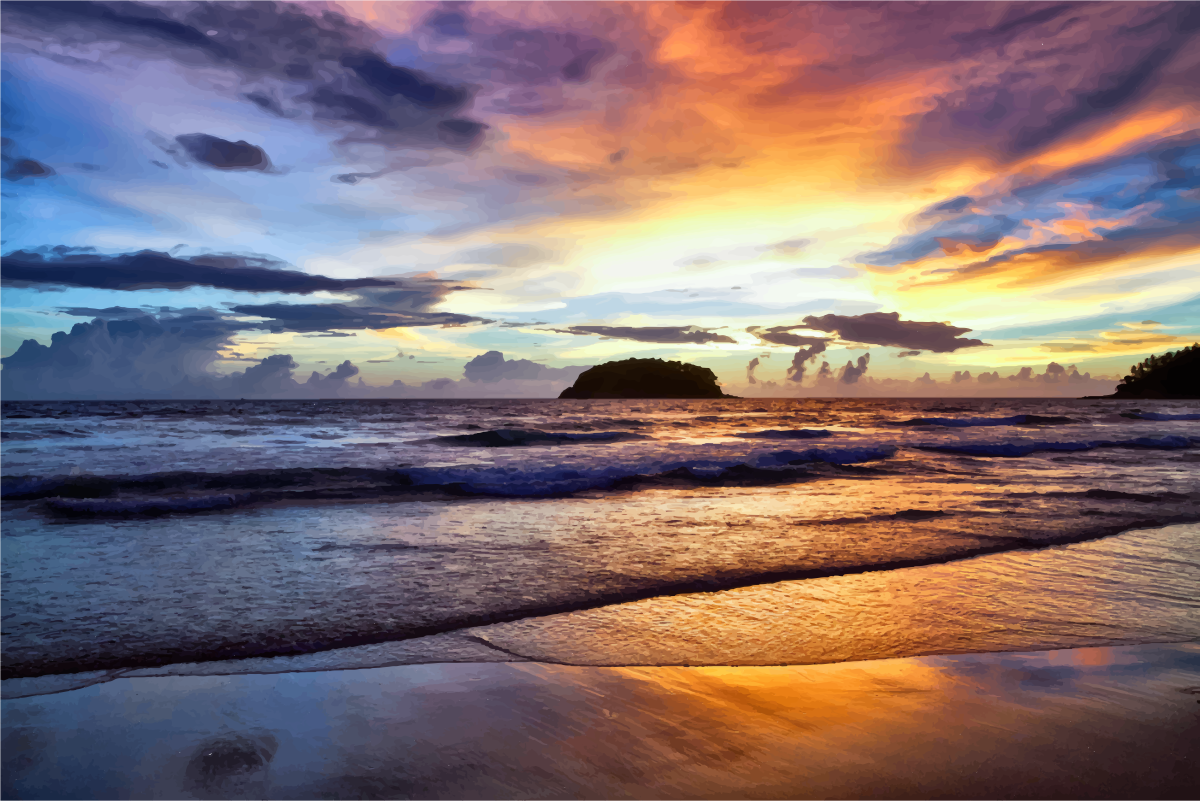
#> input picture Python/Image Processing/Images/Beach-Sunset.png, 2399 x 1601 px (shown at 1/2 size)
$ jupyter execute --allow-errors 'Image Processing.ipynb'
#> lines starting #> are read from the running program, lines starting #| are printed output that depends on the picture
# Image Processing

## Demo Instructions:
1. Read in a color image in a standard format (e.g. jpg, png, etc) into an array (likely an X x Y x 3 array)
2. Plot the original image from the array format data.
3. For a portion of the image, show the array values and the associated clip of the image.
4. Display the color histograms for each of the 3 colors in the image, and display a summary bar plot showing the relative amounts of Red, Green, and Blue (or whatever 3 color palette is used).
5. Pick 3 images that, in a natural way, vary in the amount of red, green, and blue and plot the relative amounts of each color for each (e.g. a rose, a tree, a beach scene with lots of sky)

# Solutions:
## 1. Read in a color image in a standard format into an array

This code will read an image of a sunset into an array. When it’s read in as an array in Python, the shape of the array is an X by Y by 4 array. The 4th part of the array dictates the transparency of the different parts of the image, which explains why there are ones and various other values in the fourth column of the array.

** If PIL is not installed in your computer, do the following:**
1. Go to Anaconda prompt and type **conda install pillow**. Press Y when prompted Proceed ([Y]/N)?

2. Go to ...\Anaconda3\Lib\site-packages\PIL and open Image.py

3. Change

    *if PILLOW_VERSION != getattr(core, 'PILLOW_VERSION', None): raise ImportError("The _imaging extension was built for another " " version of Pillow or PIL")*

 to

    *if core.PILLOW_VERSION != getattr(core, 'PILLOW_VERSION', None): raise ImportError("The _imaging extension was built for another " " version of Pillow or PIL")*
4. Save Image.py

[cell 1]
import matplotlib.pyplot as plt
import matplotlib.image as mpimg
import numpy as np
from PIL import Image

#Reads the image of a sunset into an array
img = mpimg.imread('Images/Beach-Sunset.png')
#> img is the input picture: shape (1601, 2399, 4) float32; mean R, G, B, A 0.51, 0.434, 0.443, 0.999
print(img)
#> (printed output is left out)

#Plots the image from the array data
imgplot = plt.imshow(img)

#Prints the shape of the image array
print()
print("Shape of the image array")
print(img.shape)
#| (1601, 2399, 4)

## 2. Plot the original image from the array formatted data

[cell 2]
#Plots the image from the array data
imgplot = plt.imshow(img)
plt.show()

## 3. For a portion of the image, show the array values and the associated clip of the image.

[cell 3]
#Portion of the image
#X-range on the right and y-range on the left
cropped_img = img[1380:1400, 1940:1960]
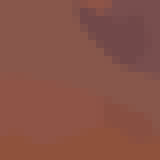
#> cropped_img: shape (20, 20, 4) float32 (shown 8 times larger); mean R, G, B, A 0.53, 0.325, 0.28, 1; transparent parts drawn white
print(cropped_img)
#> (printed output is left out)

#Plot the cropped image
cropped_img_plot = plt.imshow(cropped_img)
plt.show()

## 4. Display the color histograms for each of the 3 colors in the image, and display a summary pie chart showing the relative amounts of Red, Green, and Blue.

This piece of code makes a function for developing the color histograms for the various images and a function for developing the relative color pie charts for the various images.

[cell 4]
#Function to make the color histograms
def make_histogram(image):
    def getRed(redVal):
        return '#%02x%02x%02x' % (redVal, 0, 0)

    def getGreen(greenVal):
        return '#%02x%02x%02x' % (0, greenVal, 0)

    def getBlue(blueVal):
        return '#%02x%02x%02x' % (0, 0, blueVal)

    # Modify the color of two pixels
    image.putpixel((0,1), (1,1,5))
    image.putpixel((0,2), (2,1,5))

    # Display the image
    image.show()

    # Get the color histogram of the image
    histogram = image.histogram()
#> histogram = 1024 values, max 3806644 at index 1023, min 0 at index 0, mean 15003.1


    # Take only the Red counts
    red = histogram[0:256]
#> red = 256 values, max 36968 at index 254, min 0 at index 0, mean 15003.1

    # Take only the Green counts
    green = histogram[256:512]
#> green = 256 values, max 44336 at index 74, min 0 at index 0, mean 15003.1

    # Take only the Blue counts
    blue = histogram[512:768]
#> blue = 256 values, max 39380 at index 113, min 0 at index 0, mean 15003.1

    fig = plt.figure()

    ax1 = fig.add_subplot(221)
    ax2 = fig.add_subplot(222)
    ax3 = fig.add_subplot(223)

    # Red histogram
    for i in range(0, 256):
        ax1.set_title('Red Histogram')
        ax1.bar(i, red[i], color = getRed(i), edgecolor=getRed(i), alpha=0.3)

    # Green histogram
    for i in range(0, 256):
        ax2.set_title('Green Histogram')
        ax2.bar(i, green[i], color = getGreen(i), edgecolor=getGreen(i),alpha=0.3)

    # Blue histogram
    for i in range(0, 256):
        ax3.set_title('Blue Histogram')
        ax3.bar(i, blue[i], color = getBlue(i), edgecolor=getBlue(i),alpha=0.3)

    fig.subplots_adjust(hspace=0.2,top=0.5,wspace=0.2)
    fig.tight_layout()

    plt.show()
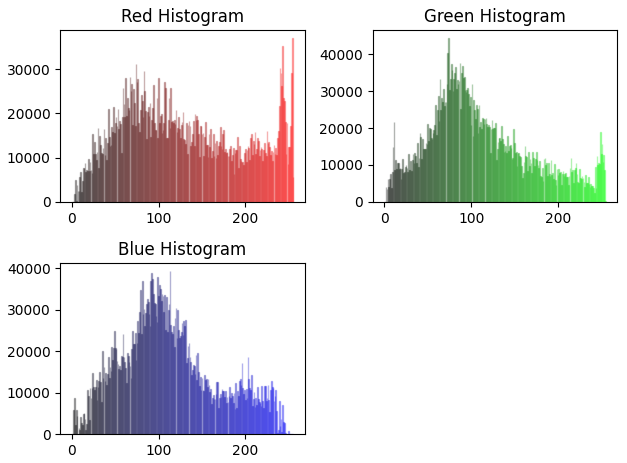
#> figure drawn by matplotlib, 3 panels

#Function to make pie-chart of relative RGB values
def make_pie_chart(image):
    #Average of red, green, blue values
    RGBtuple = np.array(image).mean(axis=(0,1))
#> RGBtuple = [129.8, 110.8, 112.8, 254.7]
    averageRed = RGBtuple[0]
#> averageRed = 129.8
    averageGreen = RGBtuple[1]
#> averageGreen = 110.8
    averageBlue = RGBtuple[2]
#> averageBlue = 112.8

    #Pie chart with amount of red, green, and blue in the image
    #Data to plot
    labels = 'Red','Green','Blue'
    sizes = [averageRed,averageGreen,averageBlue]
#> sizes = [129.8, 110.8, 112.8]
    colors = ['red','green','blue']
    explode = (0.1,0,0)
    #Plotting the pie chart
    plt.pie(sizes,explode=explode,labels=labels,colors=colors,autopct='%1.1f%%',shadow=True,startangle=270)
    plt.title('Relative Amount of Red, Green, and Blue in the Image',fontweight='bold')
    plt.axis('equal')
    plt.show()
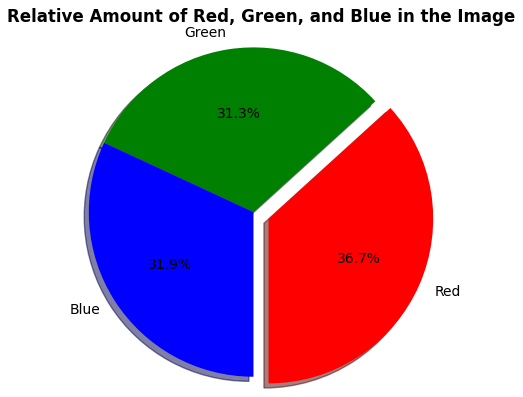
#> figure drawn by matplotlib, 1 panel

This piece of code will use these functions to output the color histograms and the pie chart for the image of the sunset from above.

[cell 5]
#https://pythontic.com/image-processing/pillow/histogram
imageSunset = Image.open('Images/Beach-Sunset.png')

#Histogram for sunset image-- reads in the image of the sunset
make_histogram(imageSunset)
make_pie_chart(imageSunset)

## 5. Pick 3 images that, in a natural way, vary in the amount of red, green, and blue and make a pie chart for the relative amounts of each color.

### Primarily Red image

#> (a cell that did not finish here is left out)

### Primarily Blue image

For the color histograms for this picture of a beach, the green histogram is higher than expected, due to the additive combination of blue and green, which makes the color cyan, a brownish shade, which can be found in the sand in the image.

[cell 7]
#Reads the image of a beach into an array
beach = mpimg.imread('Images/beach.png')
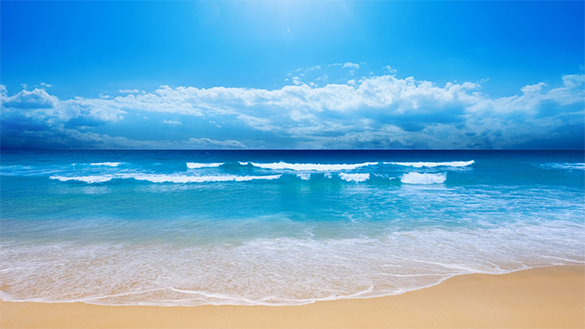
#> input picture Python/Image Processing/Images/beach.png, 585 x 329 px
#> beach is the input picture: shape (329, 585, 3) float32; mean R, G, B 0.408, 0.665, 0.813
#Plots the image of a beach from the array data
beach_plot = plt.imshow(beach)
imageBeach = Image.open('Images/beach.png')


#Color histograms and pie chart for beach image
make_histogram(imageBeach)
#> in make_histogram (call 2), `histogram = image.histogram()`: histogram = 768 values, max 13482 at index 0, min 0 at index 253, mean 751.8
#> in make_histogram (call 2), `red = histogram[0:256]`: red = 256 values, max 13482 at index 0, min 0 at index 253, mean 751.8
#> in make_histogram (call 2), `green = histogram[256:512]`: green = 256 values, max 3566 at index 191, min 0 at index 0, mean 751.8
#> in make_histogram (call 2), `blue = histogram[512:768]`: blue = 256 values, max 4529 at index 244, min 0 at index 0, mean 751.8
#> in make_histogram (call 2), `plt.show()`:
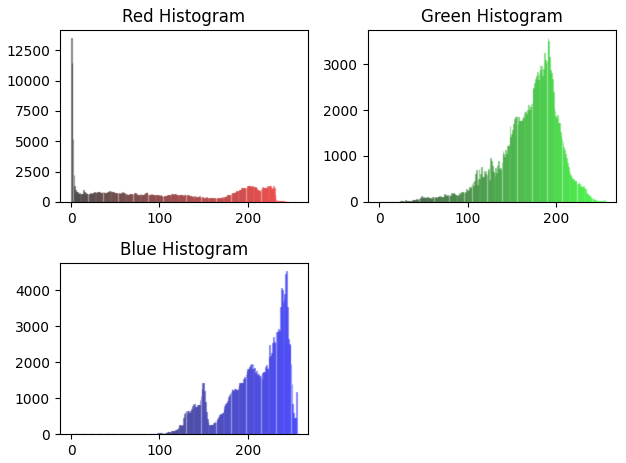
#> figure drawn by matplotlib, 3 panels
make_pie_chart(imageBeach)
#> in make_pie_chart (call 2), `RGBtuple = np.array(image).mean(axis=(0,1))`: RGBtuple = [104, 169.7, 207.6]
#> in make_pie_chart (call 2), `averageRed = RGBtuple[0]`: averageRed = 104
#> in make_pie_chart (call 2), `averageGreen = RGBtuple[1]`: averageGreen = 169.7
#> in make_pie_chart (call 2), `averageBlue = RGBtuple[2]`: averageBlue = 207.6
#> in make_pie_chart (call 2), `sizes = [averageRed,averageGreen,averageBlue]`: sizes = [104, 169.7, 207.6]
#> in make_pie_chart (call 2), `plt.show()`:
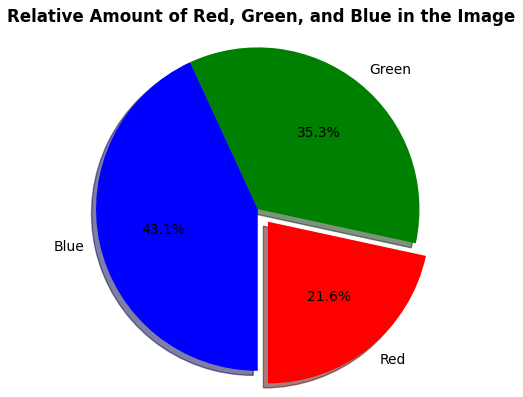
#> figure drawn by matplotlib, 1 panel

### Primarily Green image

For this mostly-green image of a forest, the red-colored histogram is higher than expected because of the additive combination of red and green, which forms a yellow color. The yellow color can be found in the bottom portion of the image and behind the trees. Also, due to the white in the top portion of the color, the red, blue and green histograms will be higher because red, blue, and green combine to create white.

[cell 8]
#Reads the image of a forest into an array
forest = mpimg.imread('Images/forest_clearing.png')
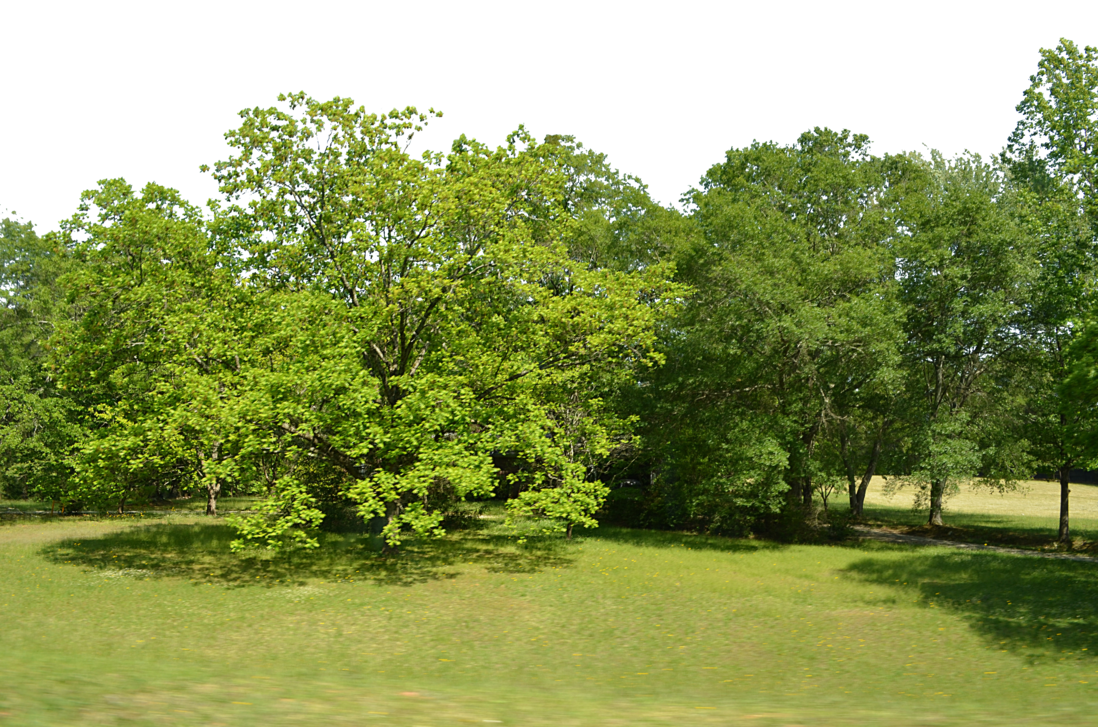
#> input picture Python/Image Processing/Images/forest_clearing.png, 1098 x 727 px
#> forest is the input picture: shape (727, 1098, 4) float32; mean R, G, B, A 0.341, 0.391, 0.152, 0.776
#Plots the image of a forest from the array data
forest_plot = plt.imshow(forest)
imageForest = Image.open('Images/forest_clearing.png')

#Color histograms and pie chart for the image of a forest
make_histogram(imageForest)
#> in make_histogram (call 3), `histogram = image.histogram()`: histogram = 1024 values, max 595438 at index 1023, min 1 at index 258, mean 3118.1
#> in make_histogram (call 3), `red = histogram[0:256]`: red = 256 values, max 159972 at index 0, min 3 at index 246, mean 3118.1
#> in make_histogram (call 3), `green = histogram[256:512]`: green = 256 values, max 159901 at index 0, min 1 at index 2, mean 3118.1
#> in make_histogram (call 3), `blue = histogram[512:768]`: blue = 256 values, max 160401 at index 0, min 3 at index 243, mean 3118.1
#> in make_histogram (call 3), `plt.show()`:
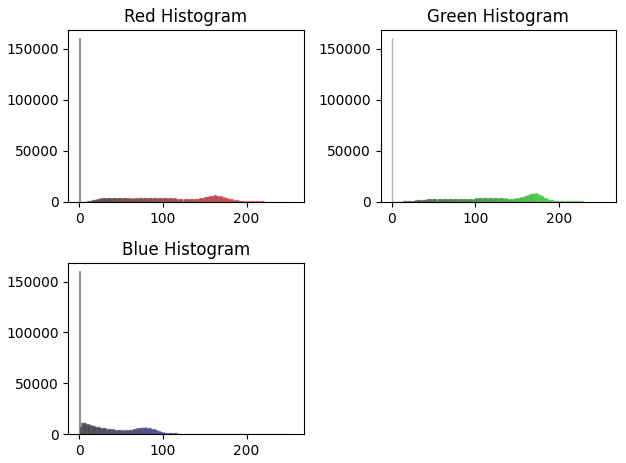
#> figure drawn by matplotlib, 3 panels
make_pie_chart(imageForest)
#> in make_pie_chart (call 3), `RGBtuple = np.array(image).mean(axis=(0,1))`: RGBtuple = [87.03, 99.57, 38.75, 197.9]
#> in make_pie_chart (call 3), `averageRed = RGBtuple[0]`: averageRed = 87.03
#> in make_pie_chart (call 3), `averageGreen = RGBtuple[1]`: averageGreen = 99.57
#> in make_pie_chart (call 3), `averageBlue = RGBtuple[2]`: averageBlue = 38.75
#> in make_pie_chart (call 3), `sizes = [averageRed,averageGreen,averageBlue]`: sizes = [87.03, 99.57, 38.75]
#> in make_pie_chart (call 3), `plt.show()`:
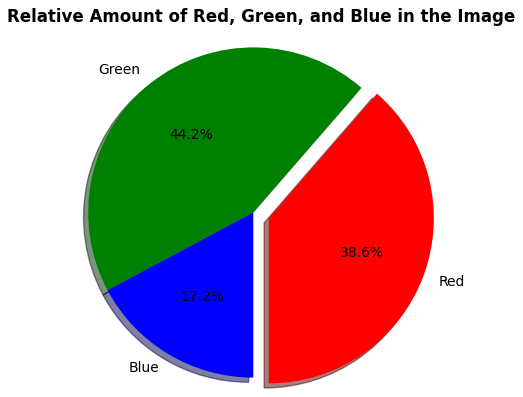
#> figure drawn by matplotlib, 1 panel
